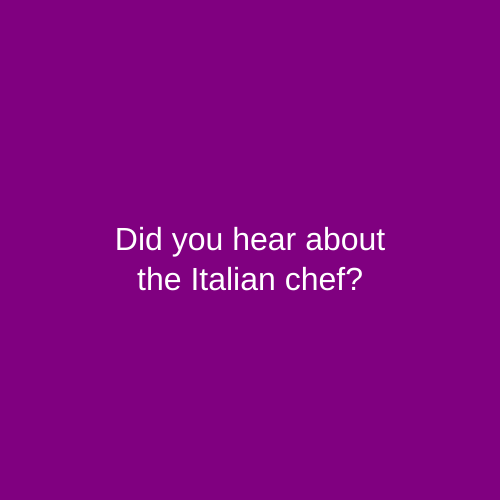
Frame 1 (no input)
Frame 60 (no input): identical to frame 1, image omitted
Frame 120 (the mouse pressed at the canvas centre since frame 60): identical to frame 1, image omitted

The p5.js sketch that drew this single still picture (run headless with seeded random() and noise() and a simulated clock; from frame 60 on, the mouse is pressed at the canvas centre):

// p5.js sketch
// ── sketch.js
let state = 0;

function setup() {
  createCanvas(500, 500);
  textAlign(CENTER);
  textSize(32);
}

function draw() {
  switch(state) {
    case 0:
    background('purple');
    fill('white');
    text("Did you hear about\nthe Italian chef?", 250, 250);
    break;

    case 1:
    background('orange');
    fill('black');
    text("He pasta way.", 250, 250);
    break;

  }
}

function mouseReleased() {
  state = state + 1;
  if (state > 1) {
    state = 0;
  }
}
